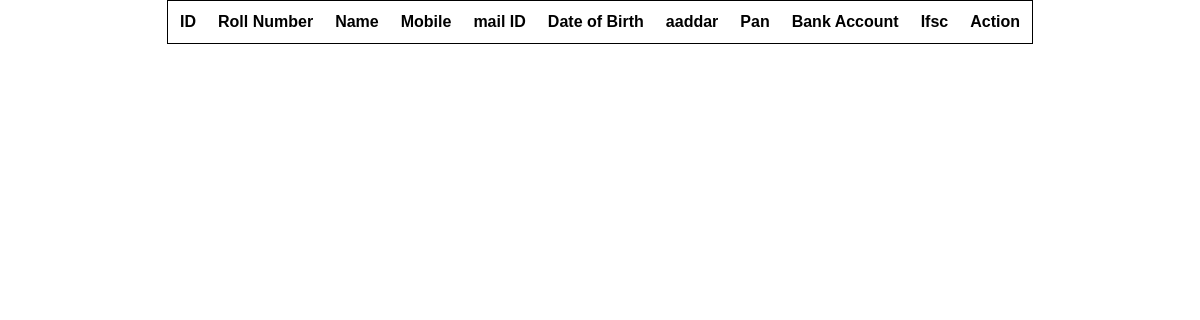
Before: /Details-Up/ with the older database file.
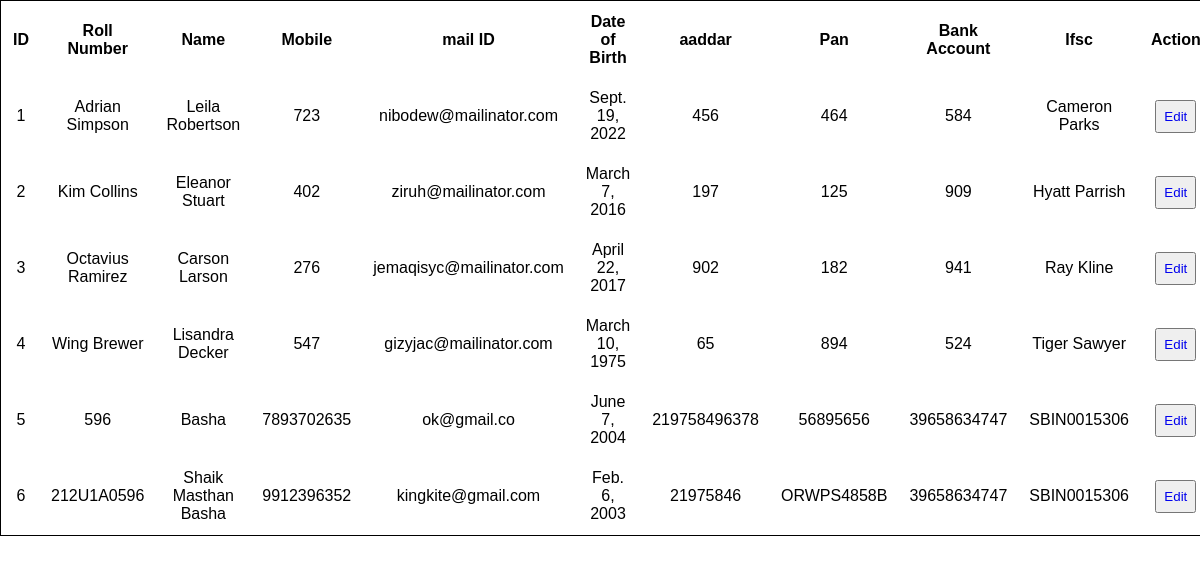
After: the same page with the newer database file.
### Boot_app/models.py (models this page shows)
class Details(models.Model):
    roll = models.CharField(max_length=10)
    name = models.CharField(max_length=30)
    mail=models.EmailField(max_length=30)
    phone = models.IntegerField()
    dob = models.DateField()
    addar = models.IntegerField()
    pan = models.CharField(max_length=10)
    bacc = models.IntegerField()
    bifsc = models.CharField(max_length=10)

### Boot_app/views.py (the view)
# urls.py: path('Details-Up/',views.Dtlup,name='updtl'),
def Dtlup(request):
    p = Details.objects.all()
    return render(request,'Detail-up.html',{'k':p});

### templates/Detail-up.html (shortened to what this page needs)
<!DOCTYPE html>
<html lang="en">
<head>
</head>
<body>
        <div class="p">
            <div class="left">
                    <table>
                        <tr>
                            <th>ID</th>
                            <th>Roll Number</th>
                            <th>Name</th>
                            <th>Mobile</th>
                            <th>mail ID</th>
                            <th>Date of Birth</th>
                            <th>aaddar</th>
                            <th>Pan</th>
                            <th>Bank Account</th>
                            <th>Ifsc</th>
                            <th>Action</th>
                        </tr>
                        {% for i in k %}
                        <tr>
                            <td>{{forloop.counter}} </td>
                            <td>{{i.roll}}</td>
                            <td>{{i.name}}</td>
                            <td>{{i.phone}}</td>
                            <td>{{i.mail}} </td>
                            <td>{{i.dob}} </td>
                            <td>{{i.addar}} </td>
                            <td>{{i.pan}} </td>
                            <td>{{i.bacc}} </td>
                            <td>{{i.bifsc}} </td>
                            <td><button><a href="/Dtl-Update/{{i.id}}">Edit</a></button></td>
                        </tr>
                        {% endfor %}
                    </table>
            </div>
        </div>
</body>
</html>

Changed rows visible on the page:
added Details: roll "Adrian Simpson", name "Leila Robertson", phone "723", mail "nibodew@mailinator.com", dob "Sept. 19, 2022", addar "456", pan "464", bacc "584", bifsc "Cameron Parks"
added Details: roll "Kim Collins", name "Eleanor Stuart", phone "402", mail "ziruh@mailinator.com", dob "March 7, 2016", addar "197", pan "125", bacc "909", bifsc "Hyatt Parrish"
added Details: roll "Octavius Ramirez", name "Carson Larson", phone "276", mail "jemaqisyc@mailinator.com", dob "April 22, 2017", addar "902", pan "182", bacc "941", bifsc "Ray Kline"
added Details: roll "Wing Brewer", name "Lisandra Decker", phone "547", mail "gizyjac@mailinator.com", dob "March 10, 1975", addar "65", pan "894", bacc "524", bifsc "Tiger Sawyer"
added Details: roll "596", name "Basha", phone "7893702635", mail "ok@gmail.co", dob "June 7, 2004", addar "219758496378", pan "56895656", bacc "39658634747", bifsc "SBIN0015306"
added Details: roll "212U1A0596", name "Shaik Masthan Basha", phone "9912396352", mail "kingkite@gmail.com", dob "Feb. 6, 2003", addar "21975846", pan "ORWPS4858B", bacc "39658634747", bifsc "SBIN0015306"
